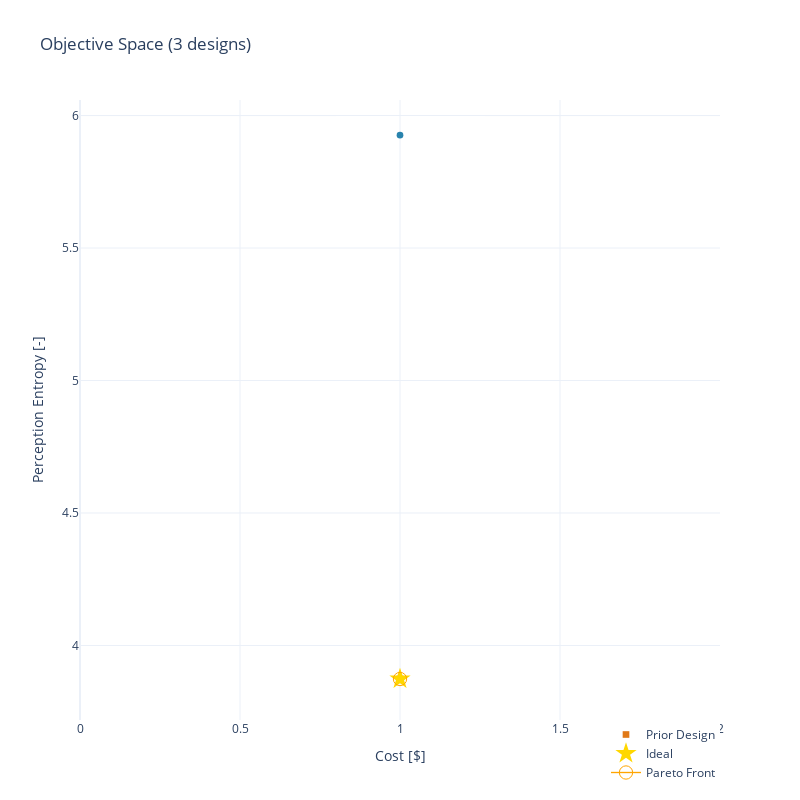

The cell this chart's notebook holds for it:
### Markdown cell above
## Plot the tradespace

Conveniently you can do this without the Problem definition, assuming you used the standard problem definition.

### Code cell
plot_tradespace(df)

### Figure 1 — Plotly figure (JSON) as saved in the notebook; plotly's stock layout.template omitted (floating-point values rounded to 4 significant figures)
{"data": [{"customdata": [["Design 1"], ["Design 2"]], "hovertemplate": "%{customdata[0]}<br>Cost [$]: %{x:.2f}<br>Perception Entropy [-]: %{y:.2f} ", "hovertext": ["Design 1", "Design 2"], "legendgroup": "", "marker": {"color": "#1276a4", "opacity": 0.9, "size": 6.667, "symbol": "circle"}, "mode": "markers", "name": "", "orientation": "v", "showlegend": false, "type": "scatter", "x": [1, null], "xaxis": "x", "y": [5.926, null], "yaxis": "y"}, {"customdata": ["Name"], "hoverinfo": "text", "hovertemplate": "%{customdata[0]}<br>Cost [$]: %{x:.2f}<br>Perception Entropy [-]: %{y:.2f} ", "marker": {"color": "#dd6b00", "size": 6.667, "symbol": "square"}, "mode": "markers", "name": "Prior Design", "opacity": 0.9, "text": ["Prior Design"], "type": "scatter", "x": [1], "y": [3.873]}, {"hoverinfo": "none", "marker": {"color": "gold", "size": 16, "symbol": "star"}, "mode": "markers", "name": "Ideal", "type": "scatter", "x": [1], "y": [3.873]}, {"hoverinfo": "none", "line": {"color": "orange", "width": 1.333}, "marker": {"color": "orange", "size": 13.33, "symbol": "circle-open"}, "mode": "lines+markers", "name": "Pareto Front", "type": "scatter", "x": [1], "y": [3.873]}], "layout": {"clickmode": "event+select", "height": 800, "hovermode": "closest", "legend": {"tracegroupgap": 0, "x": 1, "xanchor": "right", "y": 0, "yanchor": "top"}, "title": {"text": "Objective Space (3 designs)"}, "width": 800, "xaxis": {"anchor": "y", "domain": [0, 1], "range": [null, null], "title": {"text": "Cost [$]"}}, "yaxis": {"anchor": "x", "domain": [0, 1], "range": [null, null], "title": {"text": "Perception Entropy [-]"}}}}
